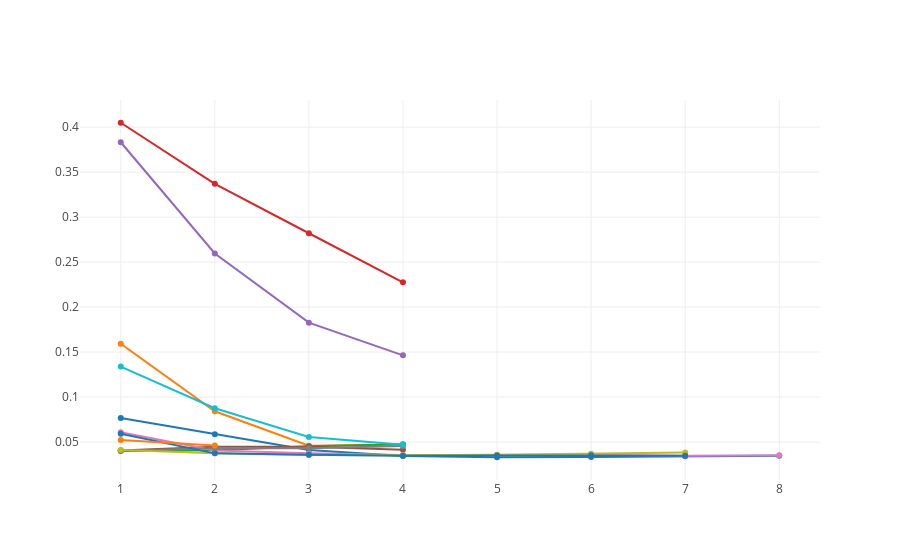

Notebook cell for this chart:
### Code cell
plot_intermediate_values(study)

### Figure 1 — Plotly figure (JSON) as saved in the notebook; plotly's stock layout.template omitted (floating-point values rounded to 4 significant figures)
{"data": [{"type": "scatter", "uid": "87211143-8ff7-4ce4-a886-c5b2040381b6", "x": [1, 2, 3, 4, 5, 6, 7, 8], "y": [0.07671, 0.05874, 0.04105, 0.03445, 0.0331, 0.0334, 0.03414, 0.03468]}, {"type": "scatter", "uid": "e9aad342-66ef-4d89-8d7b-baf918e0b3f9", "x": [1, 2, 3, 4], "y": [0.1592, 0.08421, 0.0459, 0.04689]}, {"type": "scatter", "uid": "086508b4-42ee-452a-8fd9-0f643581f3e7", "x": [1, 2, 3, 4], "y": [0.04002, 0.04078, 0.0452, 0.04755]}, {"type": "scatter", "uid": "6f1122af-0de5-4d73-9f46-681813cf9ac4", "x": [1, 2, 3, 4], "y": [0.4049, 0.337, 0.2821, 0.2276]}, {"type": "scatter", "uid": "4d1f4468-8e55-4cdd-b7b7-1e348f5e03f7", "x": [1, 2, 3, 4], "y": [0.3832, 0.2596, 0.1827, 0.1464]}, {"type": "scatter", "uid": "60dce6bd-7edd-4560-869a-b794fd4130cf", "x": [1, 2, 3, 4], "y": [0.04061, 0.04485, 0.04483, 0.04132]}, {"type": "scatter", "uid": "c35b7ade-d0c9-400e-8847-421723fc1abf", "x": [1, 2, 3, 4, 5, 6, 7, 8], "y": [0.06084, 0.04069, 0.03768, 0.03548, 0.0356, 0.03591, 0.03479, 0.03543]}, {"type": "scatter", "uid": "64245bbd-b1b2-49d3-a07a-0aa6974b4d88", "x": [1, 2, 3, 4], "y": [0.04021, 0.04308, 0.04301, 0.04575]}, {"type": "scatter", "uid": "286d9f79-7e25-4174-b151-be12725ca9b5", "x": [1, 2, 3, 4, 5, 6, 7], "y": [0.04124, 0.0376, 0.03553, 0.03523, 0.03595, 0.03698, 0.03825]}, {"type": "scatter", "uid": "0a7698c3-7a1f-4848-957c-e38176e8eeb2", "x": [1, 2, 3, 4], "y": [0.1339, 0.08755, 0.05571, 0.04703]}, {"type": "scatter", "uid": "51901c80-5878-4a19-90be-dfa6d977d426", "x": [1, 2, 3, 4, 5, 6, 7], "y": [0.05921, 0.03742, 0.03586, 0.03464, 0.03495, 0.03524, 0.03486]}, {"type": "scatter", "uid": "49a40cbc-231f-451f-a510-0cebadeaf997", "x": [1, 2], "y": [0.0524, 0.04612]}], "layout": {"showlegend": false}}
